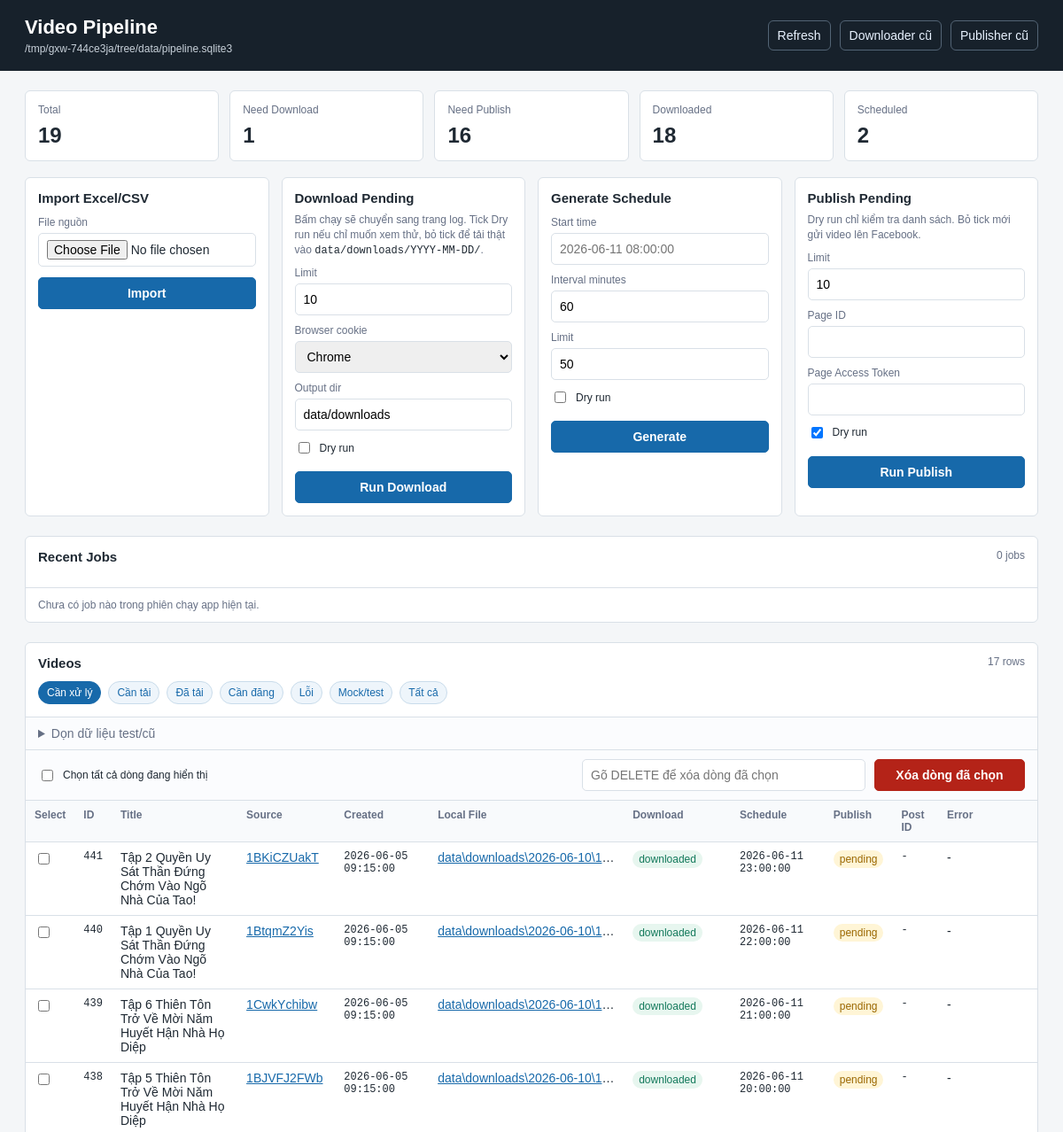
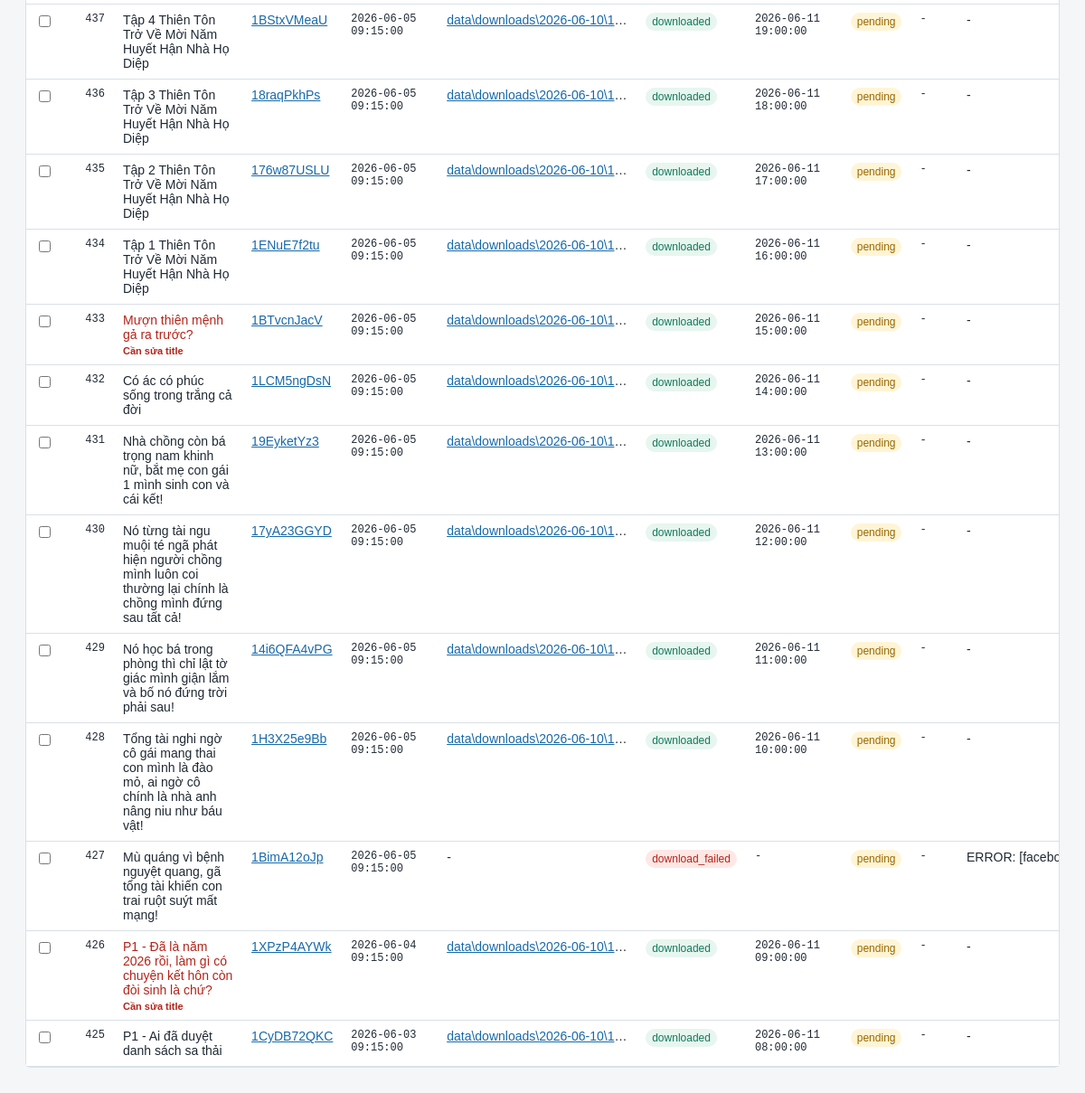
Before: / with the older database file (2 pictures, top to bottom).
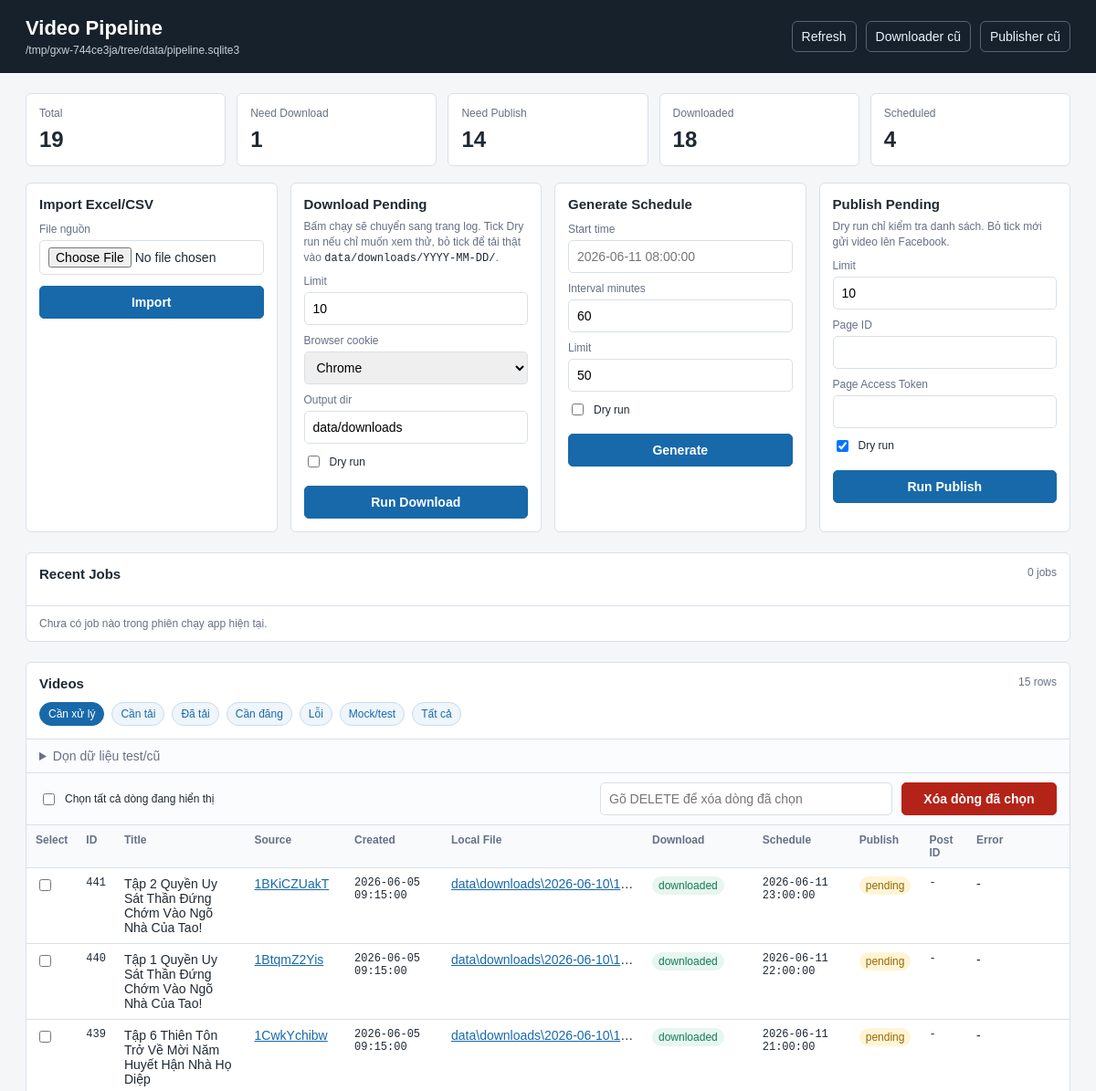
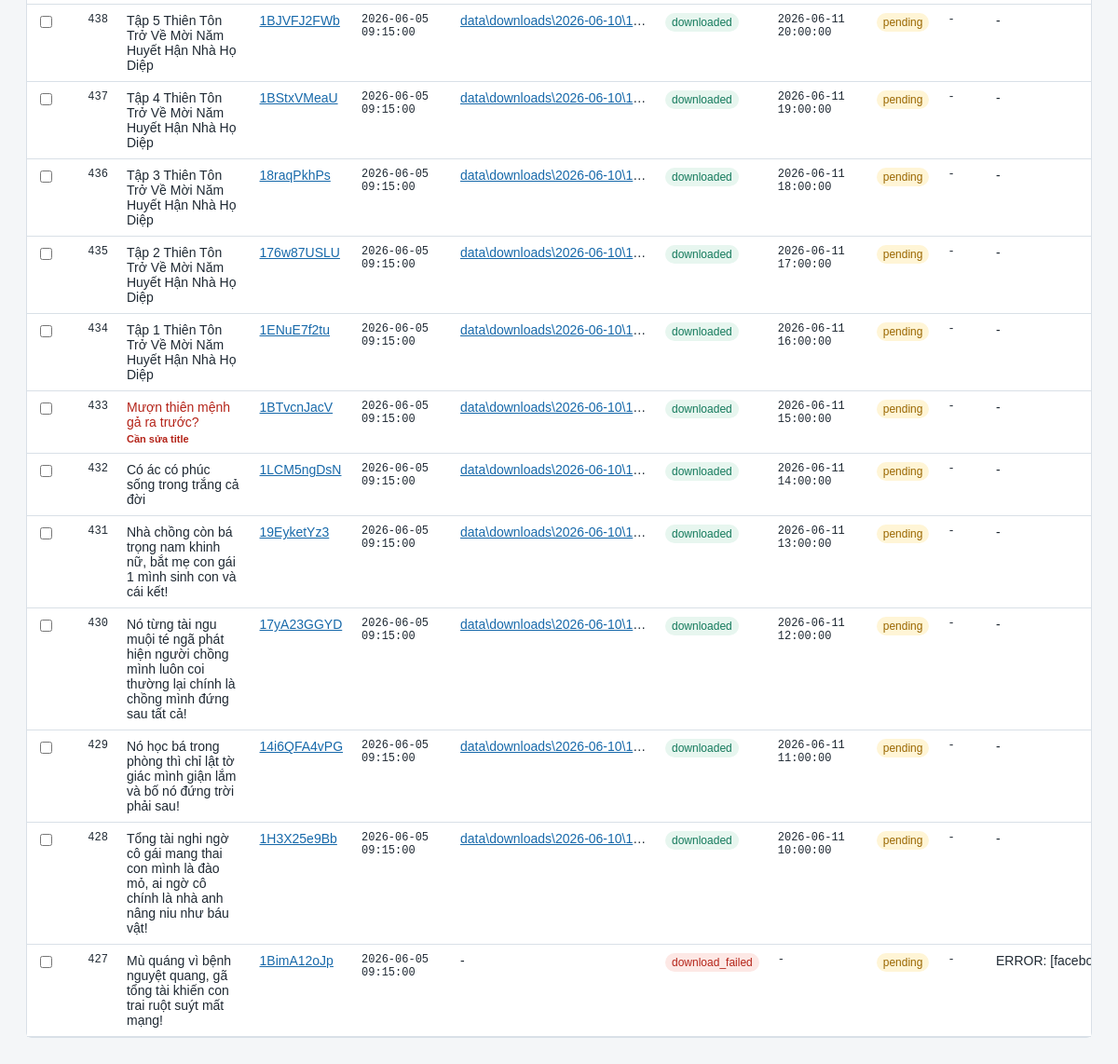
After: the same page with the newer database file (2 pictures, top to bottom).
### tables this page shows
CREATE TABLE videos (
    id INTEGER PRIMARY KEY AUTOINCREMENT,
    source_url TEXT NOT NULL DEFAULT '',
    source_page_url TEXT NOT NULL DEFAULT '',
    title_original TEXT NOT NULL DEFAULT '',
    title_rewrite TEXT NOT NULL DEFAULT '',
    created_at TEXT NOT NULL DEFAULT '',
    local_filename TEXT NOT NULL DEFAULT '',
    download_status TEXT NOT NULL DEFAULT 'pending',
    publish_status TEXT NOT NULL DEFAULT 'pending',
    schedule_time TEXT NOT NULL DEFAULT '',
    fb_post_id TEXT NOT NULL DEFAULT '',
    error_message TEXT NOT NULL DEFAULT '',
    inserted_at TEXT NOT NULL DEFAULT (datetime('now')),
    updated_at TEXT NOT NULL DEFAULT (datetime('now'))
, source_video_id TEXT NOT NULL DEFAULT '');

### pipeline_web/main.py (the view)
@app.get("/")
async def dashboard(request: Request, msg: str = "", error: str = "", view: str = "action"):
    init_db(DEFAULT_DB_PATH)
    valid_views = {"action", "need_download", "downloaded", "need_publish", "failed", "mock", "empty_source", "all"}
    if view not in valid_views:
        view = "action"
    return templates.TemplateResponse(
        request,
        "dashboard.html",
        context={
            "request": request,
            "stats": get_pipeline_stats(DEFAULT_DB_PATH),
            "videos": list_videos_for_view(DEFAULT_DB_PATH, view=view, limit=120),
            "jobs": _recent_jobs(),
            "message": msg,
            "error": error,
            "db_path": DEFAULT_DB_PATH,
            "view": view,
        },
    )

### pipeline_web/templates/dashboard.html (shortened to what this page needs)
<!DOCTYPE html>
<html lang="vi">
<head>
  <link rel="stylesheet" href="/static/pipeline.css">
</head>
<body>
  <header class="topbar">
    <div>
      <h1>Video Pipeline</h1>
      <p>{{ db_path }}</p>
    </div>
    <nav>
      <a href="/">Refresh</a>
      <a href="http://127.0.0.1:8000" target="_blank">Downloader cũ</a>
      <a href="http://127.0.0.1:8001/post-videos" target="_blank">Publisher cũ</a>
    </nav>
  </header>
  <main>
    <section class="stats">
      <div class="stat">
        <span class="label">Total</span>
        <strong>{{ stats.total }}</strong>
      </div>
      <div class="stat">
        <span class="label">Need Download</span>
        <strong>{{ stats.pending_download }}</strong>
      </div>
      <div class="stat">
        <span class="label">Need Publish</span>
        <strong>{{ stats.pending_publish }}</strong>
      </div>
      <div class="stat">
        <span class="label">Downloaded</span>
        <strong>{{ stats.download.get("downloaded", 0) }}</strong>
      </div>
      <div class="stat">
        <span class="label">Scheduled</span>
        <strong>{{ stats.publish.get("scheduled", 0) }}</strong>
      </div>
    </section>
    <section class="actions">
      <form action="/import-excel" method="post" enctype="multipart/form-data">
        <h2>Import Excel/CSV</h2>
        <label>File nguồn</label>
        <input type="file" name="import_file" accept=".csv,.xlsx" required>
        <button type="submit">Import</button>
      </form>
      <form action="/download-pending" method="post">
        <h2>Download Pending</h2>
        <p class="form-note">Bấm chạy sẽ chuyển sang trang log. Tick Dry run nếu chỉ muốn xem thử, bỏ tick để tải thật vào <code>data/downloads/YYYY-MM-DD/</code>.</p>
        <label>Limit</label>
        <input type="number" name="limit" value="10" min="1">
        <label>Browser cookie</label>
        <select name="browser">
          <option value="chrome">Chrome</option>
        </select>
        <label>Output dir</label>
        <input type="text" name="output_dir" value="data/downloads">
        <label class="check"><input type="checkbox" name="dry_run"> Dry run</label>
        <button type="submit">Run Download</button>
      </form>
      <form action="/generate-schedule" method="post">
        <h2>Generate Schedule</h2>
        <label>Start time</label>
        <input type="text" name="start_time" placeholder="2026-06-11 08:00:00">
        <label>Interval minutes</label>
        <input type="number" name="interval_minutes" value="60" min="1">
        <label>Limit</label>
        <input type="number" name="limit" value="50" min="1">
        <label class="check"><input type="checkbox" name="dry_run"> Dry run</label>
        <button type="submit">Generate</button>
      </form>
      <form action="/publish-pending" method="post">
        <h2>Publish Pending</h2>
        <p class="form-note">Dry run chỉ kiểm tra danh sách. Bỏ tick mới gửi video lên Facebook.</p>
        <label>Limit</label>
        <input type="number" name="limit" value="10" min="1">
        <label>Page ID</label>
        <input type="text" name="page_id" autocomplete="off">
        <label>Page Access Token</label>
        <input type="password" name="page_access_token" autocomplete="off">
        <label class="check"><input type="checkbox" name="dry_run" checked> Dry run</label>
        <button type="submit">Run Publish</button>
      </form>
    </section>
    <section class="jobs-section">
      <div class="section-head">
        <h2>Recent Jobs</h2>
        <span>{{ jobs|length }} jobs</span>
      </div>
      {% if jobs %}
      <div class="jobs-list">
        {% for job in jobs %}
        <a class="job-item {{ job.status }}" href="/jobs/{{ job.id }}">
          <div>
            <strong>{{ job.type|title }} - {{ job.status }}</strong>
            <span>{{ job.created_at }}{% if job.finished_at %} -> {{ job.finished_at }}{% endif %}</span>
          </div>
          {% if job.result %}
          <code>
            total={{ job.result.total }},
            {% if job.type == "download" %}
            downloaded={{ job.result.downloaded }},
            {% elif job.type == "publish" %}
            scheduled={{ job.result.scheduled }}, published={{ job.result.published }},
            {% endif %}
            failed={{ job.result.failed }},
            dry_run={{ job.result.dry_run }}
          </code>
          {% elif job.error %}
          <code>{{ job.error }}</code>
          {% else %}
          <code>running...</code>
          {% endif %}
        </a>
        {% endfor %}
      </div>
      {% else %}
      <div class="empty-jobs">Chưa có job nào trong phiên chạy app hiện tại.</div>
      {% endif %}
    </section>
    <section class="table-section">
      <div class="section-head">
        <div>
          <h2>Videos</h2>
          <div class="tabs">
            <a class="{{ 'active' if view == 'action' else '' }}" href="/?view=action">Cần xử lý</a>
            <a class="{{ 'active' if view == 'need_download' else '' }}" href="/?view=need_download">Cần tải</a>
            <a class="{{ 'active' if view == 'downloaded' else '' }}" href="/?view=downloaded">Đã tải</a>
            <a class="{{ 'active' if view == 'need_publish' else '' }}" href="/?view=need_publish">Cần đăng</a>
            <a class="{{ 'active' if view == 'failed' else '' }}" href="/?view=failed">Lỗi</a>
            <a class="{{ 'active' if view == 'mock' else '' }}" href="/?view=mock">Mock/test</a>
            <a class="{{ 'active' if view == 'all' else '' }}" href="/?view=all">Tất cả</a>
          </div>
        </div>
        <span>{{ videos|length }} rows</span>
      </div>
      <details class="cleanup-box">
        <summary>Dọn dữ liệu test/cũ</summary>
      </details>
      <form action="/delete-selected" method="post" class="table-form" id="videoTableForm">
        <div class="bulk-actions">
          <label class="check"><input type="checkbox" id="checkAll"> Chọn tất cả dòng đang hiển thị</label>
          <input type="text" name="confirm" placeholder="Gõ DELETE để xóa dòng đã chọn">
          <button type="submit">Xóa dòng đã chọn</button>
        </div>
        <div class="table-wrap">
          <table>
            <thead>
              <tr>
                <th>Select</th>
                <th>ID</th>
                <th>Title</th>
                <th>Source</th>
                <th>Created</th>
                <th>Local File</th>
                <th>Download</th>
                <th>Schedule</th>
                <th>Publish</th>
                <th>Post ID</th>
                <th>Error</th>
              </tr>
            </thead>
            <tbody>
              {% for v in videos %}
              <tr>
                <td><input type="checkbox" name="video_ids" value="{{ v.id }}" class="row-check"></td>
                <td class="mono">{{ v.id }}</td>
                <td class="title {{ 'title-warning' if '?' in (v.title_rewrite or v.title_original or '') or 'Ã' in (v.title_rewrite or v.title_original or '') else '' }}" title="{{ v.title_original }}">
                  {{ v.title_rewrite or v.title_original or "-" }}
                  {% if '?' in (v.title_rewrite or v.title_original or '') or 'Ã' in (v.title_rewrite or v.title_original or '') %}
                  <span class="warn-text">Cần sửa title</span>
                  {% endif %}
                </td>
                <td class="source">
                  {% if v.source_url %}
                  <a href="{{ v.source_url }}" target="_blank">{{ v.source_video_id or "open" }}</a>
                  {% else %}
                  -
                  {% endif %}
                </td>
                <td class="mono">{{ v.created_at or "-" }}</td>
                <td class="path" title="{{ v.local_filename }}">
                  {% if v.local_filename %}
                  <a href="/videos/{{ v.id }}/file" target="_blank">{{ v.local_filename }}</a>
                  {% else %}
                  -
                  {% endif %}
                </td>
                <td><span class="badge {{ v.download_status }}">{{ v.download_status }}</span></td>
                <td class="mono">{{ v.schedule_time or "-" }}</td>
                <td><span class="badge {{ v.publish_status }}">{{ v.publish_status }}</span></td>
                <td class="mono">{{ v.fb_post_id or "-" }}</td>
                <td class="err" title="{{ v.error_message }}">{{ v.error_message or "-" }}</td>
              </tr>
              {% endfor %}
            </tbody>
          </table>
        </div>
      </form>
    </section>
  </main>
</body>
</html>

Changed rows visible on the page:
no longer on this page (row edited): videos: id "426", title_rewrite+title_original "P1 - Đã là năm 2026 rồi, làm gì có chuyện kết hôn còn đòi sinh là chứ?", shows "Cần sửa title", source_video "1XPzP4AYWk", created_at "2026-06-04 09:15:00", local_filename "data\\downloads\\2026-06-10\\1…", download_status "downloaded", schedule_time "2026-06-11 09:00:00", publish_status "pending", fb_post "-", error_message "-"
no longer on this page (row edited): videos: id "425", title_rewrite+title_original "P1 - Ai đã duyệt danh sách sa thải", source_video "1CyDB72QKC", created_at "2026-06-03 09:15:00", local_filename "data\\downloads\\2026-06-10\\1…", download_status "downloaded", schedule_time "2026-06-11 08:00:00", publish_status "pending", fb_post "-", error_message "-"
Other visible differences:
{{ stats.pending_publish }}: "16" → "14"
{{ stats.publish.get("scheduled", 0) }}: "2" → "4"
{{ videos|length }}: "17" → "15"
